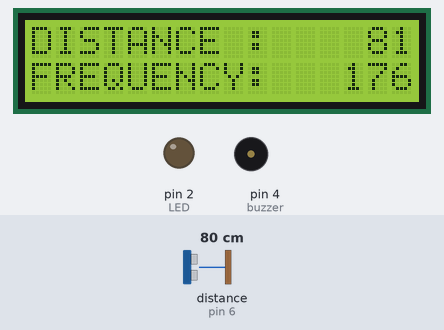
The sketch below on a simulated Arduino Uno, built with avr-gcc and run on an emulated ATmega328P. Parts: 16×2 character LCD, output pins drawn as LEDs (lit = HIGH), buzzer (waves = sounding, pin HIGH). Dashed ring = blinking. Inputs (shaded band) come from the test bench; at power-on: distance to the obstacle (sensor on pin 6) 80 cm. The echo pulse lasts 58.3 µs per cm.

Above: at 1.2 s.
1.3 s: distance to the obstacle (sensor on pin 6) set to 53 cm
At 2.2 s:
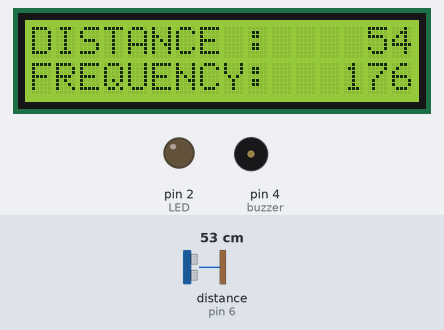
3.1 s: distance to the obstacle (sensor on pin 6) set to 46 cm
At 5.9 s:
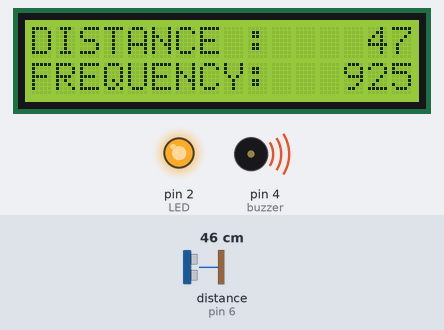
6.1 s: distance to the obstacle (sensor on pin 6) set to 18 cm
At 7.02 s:
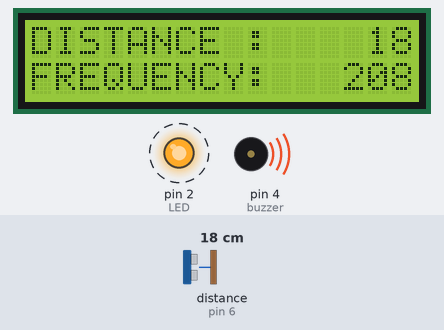
Timing chart, 0 to 14.1 s (numbered marks = the images above; inputs shaded):
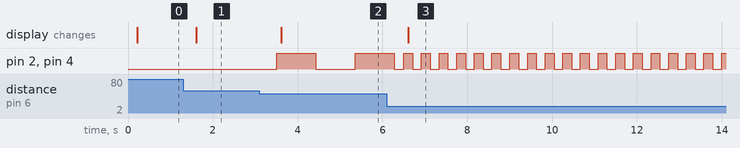

The sketch:

park_sensor.ino
```cpp
#include <LiquidCrystal_I2C.h>
#include <NewPing.h>
#define TRIGGER_PIN 7
#define ECHO_PIN 6
#define LED 2
#define buzzer 4

LiquidCrystal_I2C lcd(0x27,16,2);

unsigned long old_time;
unsigned long new_time;

unsigned long old_time_2;
unsigned long new_time_2;

unsigned long old_time_lcd;
unsigned long new_time_lcd;

// Maximum distance we want to ping for (in centimeters).
int MAX_DISTANCE = 50;
int MIN_DISTANCE = 10;

int MAX_DISTANCE_LB = 500;

int Buzzer_LED_Freq_Max = 1000;
int Buzzer_LED_Freq_Min = 10;

int Current_Dist = 0;
float Current_Freq = 0;

int Update_Freq = 500;
int Update_LCD = 200;

boolean led_state = true;

// NewPing setup of pins and maximum distance.
NewPing sonar(TRIGGER_PIN, ECHO_PIN, MAX_DISTANCE_LB);


void setup() {
  // put your setup code here, to run once:
  Serial.begin(9600);
  // put your main code here, to run repeatedly:
  // Send ping, get distance in cm
  old_time = millis();
  old_time_2 = millis();
  old_time_lcd = millis();
  Current_Dist = sonar.ping_cm();
  pinMode(2,OUTPUT);
  digitalWrite(2,LOW);//camelcase**

  // initialize the lcd
  lcd.init();
  // set up the LCD's number of columns and rows:
  lcd.backlight();
  lcd.setCursor(0,0);
  lcd.print("DISTANCE :");
  lcd.setCursor(0,1);
  lcd.print("FREQUENCY:");
  Current_Freq = calculate_current_freq(Current_Dist);
  pinMode(buzzer, OUTPUT);
  digitalWrite(buzzer,LOW);
}

void loop() {

  new_time = millis();
  new_time_lcd = millis();

  if((new_time - old_time) >= Update_Freq)
  {

    Current_Dist = sonar.ping_cm();
    old_time = new_time;
    //Serial.println(Current_Dist);
  }

  if((new_time_lcd - old_time_lcd) >= Update_LCD)
  {
    if(Current_Dist < 10)
    {
      lcd.setCursor(10,0);
      lcd.print("     ");
      lcd.print((int)Current_Dist);
    }
    else if(Current_Dist >= 10 && Current_Dist < 100)
    {
      lcd.setCursor(10,0);
      lcd.print("    ");
      lcd.print((int)Current_Dist);
    }
    else
    {
      lcd.setCursor(10,0);
      lcd.print("   ");
      lcd.print((int)Current_Dist);
    }

    if(Current_Freq < 10)
    {
      lcd.setCursor(10,1);
      lcd.print("     ");
      lcd.print((int)Current_Freq);
    }

    else if(Current_Freq >= 10 && Current_Freq < 100)
    {
      lcd.setCursor(10,1);
      lcd.print("    ");
      lcd.print((int)Current_Freq);
    }
    else
    {
      lcd.setCursor(10,1);
      lcd.print("   ");
      lcd.print((int)Current_Freq);
    }
    old_time_lcd = new_time_lcd;
  }

  // Send results to Serial Monitor
  //Serial.print("Mesafe = ");

  if (Current_Dist >= MAX_DISTANCE || Current_Dist <= MIN_DISTANCE)
  {
    //Serial.println("Out of range");
    if(Current_Dist >= MAX_DISTANCE)
    {
      digitalWrite(LED,LOW);
      digitalWrite(buzzer,LOW);
      //Serial.println(Current_Dist);
    }
    else if(Current_Dist <= MIN_DISTANCE)
    {
      digitalWrite(LED,HIGH);
      digitalWrite(buzzer,HIGH);
      //Serial.println(Current_Dist);
    }

  }
  else
  {
    if(led_state)
    {
      Current_Freq = calculate_current_freq(Current_Dist);
    }


    //Serial.println(Current_Freq);
    //Serial.println(" cm");
    new_time_2 = millis();
    //Current_Dist = sonar.ping_cm();
    if((new_time_2 - old_time_2) >= Current_Freq)
    {

      if(led_state)
      {
        digitalWrite(LED,HIGH);
        digitalWrite(buzzer,HIGH);
        led_state = false;
        //Serial.println("yandım");
      }
      else
      {
        digitalWrite(LED,LOW);
        digitalWrite(buzzer,LOW);
        led_state = true;
        //Serial.println("söndüm");
      }
      old_time_2 = new_time_2;
    }

  }
}

float calculate_current_freq(int Current_Dist)
{
  if((MAX_DISTANCE - MIN_DISTANCE) != 0)
  {
    return (((float)(Current_Dist - MIN_DISTANCE)/ (float)(MAX_DISTANCE - MIN_DISTANCE))*(Buzzer_LED_Freq_Max - Buzzer_LED_Freq_Min))+Buzzer_LED_Freq_Min;
  }
  else
  {
    Serial.print("denominator is zero!!");
    return -1;
  }

}
```

Measured:
- the behaviour switches between 49 and 48 cm on distance to the obstacle (sensor on pin 6) (found by bisection; images 1 and 2)
- after the input at 1.3 s, the display: changes after 0.31 s (image 1)
- after the input at 3.1 s, pin 2 (LED), pin 4 (buzzer): LOW → HIGH after 0.40 s, → LOW 0.93 s later, → HIGH 0.93 s later; the display: changes after 0.51 s (image 2)
- after the input at 6.1 s, pin 2 (LED), pin 4 (buzzer): alternates HIGH for 0.21 s and LOW for 0.21 s, starting after 0.40 s; the display: changes after 0.51 s (image 3)
